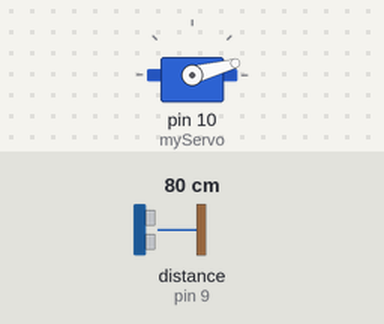
The sketch below on a simulated Arduino Uno, built with avr-gcc and run on an emulated ATmega328P. Shown: servo. Wiring (inferred from the names in the program): ultrasonic range finder: trigger pin 8; echo pin 9. Inputs (shaded band) come from the test bench; at power-on: distance to the obstacle (sensor on pin 9) 80 cm. The echo pulse lasts 58.3 µs per cm; what the sketch prints to the serial monitor is not drawn.

Above: at 0.01 s.
1.3 s: distance to the obstacle (sensor on pin 9) set to 2 cm
At 1.9 s:
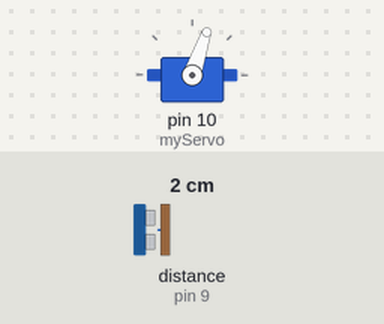
4.3 s: distance to the obstacle (sensor on pin 9) set to 299 cm
At 5.17 s:
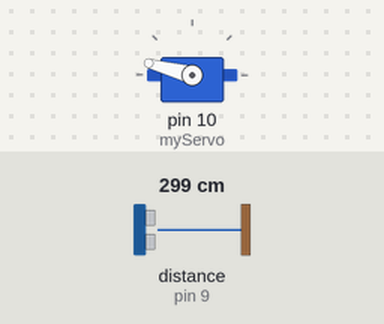
7.3 s: distance to the obstacle (sensor on pin 9) set to 4 cm
At 7.9 s:
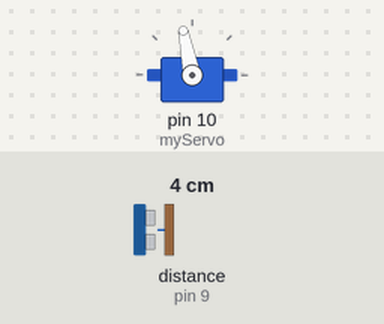
10.3 s: distance to the obstacle (sensor on pin 9) set to 35 cm
Timing chart, 0 to 14.3 s (numbered marks = the images above; inputs shaded):
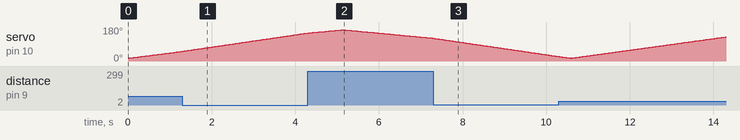

The sketch:

radarcode.ino
```cpp
#include <Servo.h>

const int trigPin = 8;
const int echoPin = 9;

// Defining time and distance
long duration;
int distance;

Servo myServo; // Create a servo object

void setup() {
  pinMode(trigPin, OUTPUT); // Sets the trigPin as an Output
  pinMode(echoPin, INPUT);  // Sets the echoPin as an Input
  Serial.begin(9600);
  myServo.attach(10);       // Connects the servo on pin 10
}

void loop() {
  // Rotate from 15° to 165°
  for (int i = 15; i <= 165; i++) {
    myServo.write(i);
    delay(30);

    distance = calculateDistance();

    Serial.print(i);
    Serial.print(",");
    Serial.print(distance);
    Serial.print(".");
  }

  // Rotate back from 165° to 15°
  for (int i = 165; i > 15; i--) {
    myServo.write(i);
    delay(30);

    distance = calculateDistance();

    Serial.print(i);
    Serial.print(",");
    Serial.print(distance);
    Serial.print(".");
  }
}

// Function to calculate the distance measured by the ultrasonic sensor
int calculateDistance() {
  digitalWrite(trigPin, LOW);
  delayMicroseconds(2);

  // Sets the trigPin on HIGH state for 10 microseconds
  digitalWrite(trigPin, HIGH);
  delayMicroseconds(10);
  digitalWrite(trigPin, LOW);

  duration = pulseIn(echoPin, HIGH);
  distance = duration * 0.034 / 2;

  return distance;
}
```
